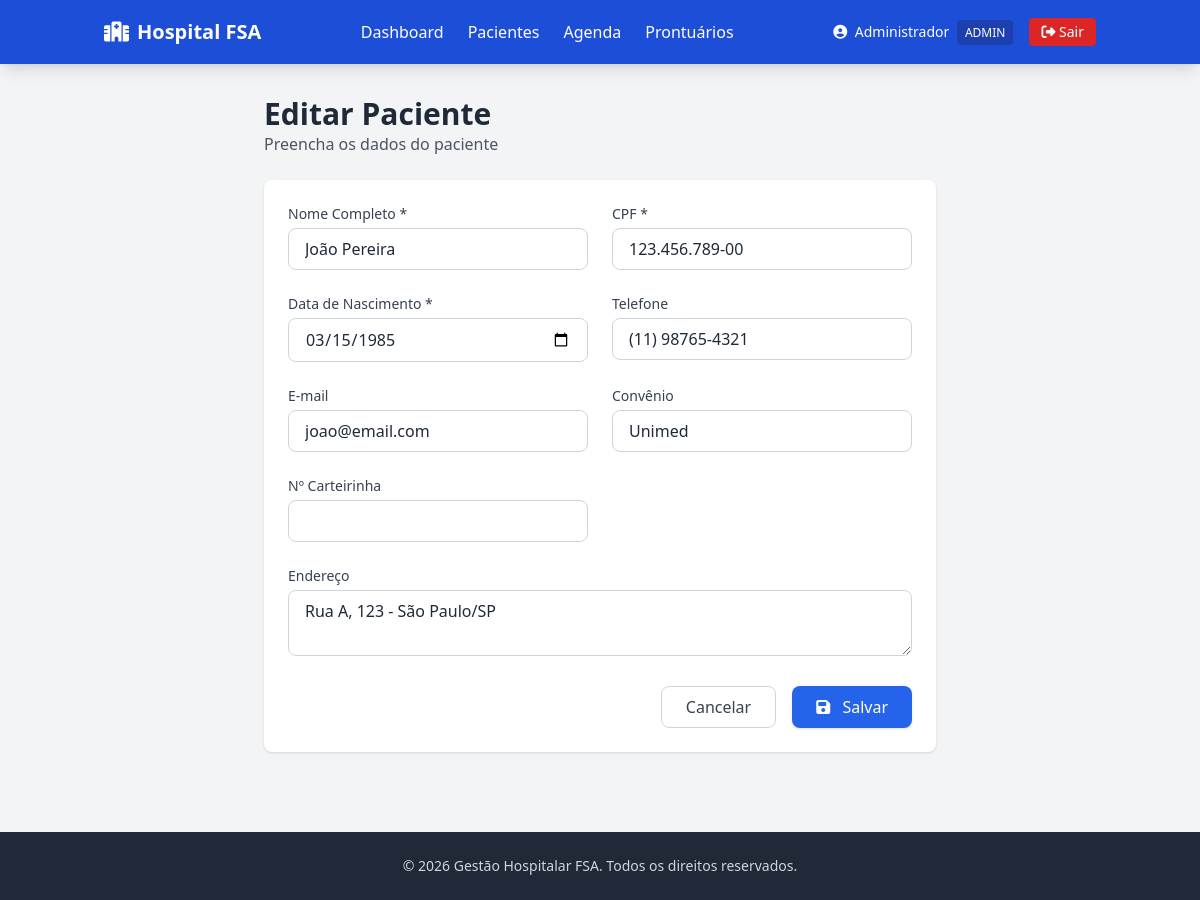
Page /pacientes/editar?id=1 (signed in) on the committed database.
### tables this page shows
CREATE TABLE IF NOT EXISTS pacientes (
    id INT AUTO_INCREMENT PRIMARY KEY,
    nome VARCHAR(255) NOT NULL,
    cpf VARCHAR(14) NOT NULL UNIQUE,
    data_nascimento DATE NOT NULL,
    telefone VARCHAR(20),
    email VARCHAR(255),
    endereco TEXT,
    convenio VARCHAR(100),
    numero_carteirinha VARCHAR(100),
    created_at TIMESTAMP DEFAULT CURRENT_TIMESTAMP,
    updated_at TIMESTAMP DEFAULT CURRENT_TIMESTAMP ON UPDATE CURRENT_TIMESTAMP
);

### app/Controllers/BaseController.php (called while the page is built, shortened)
<?php
abstract class BaseController
{
    protected function render(string $view, array $dados = []): void
    {
        extract($dados);
        require __DIR__ . '/../../views/' . $view . '.php';
    }
}

### app/Controllers/PacienteController.php (called while the page is built, shortened)
<?php
class PacienteController extends BaseController
{
    private Paciente $pacienteModel;
    public function __construct()
    {
        $this->pacienteModel = new Paciente();
    }
    public function editar(): void
    {
        $id = (int) ($_GET['id'] ?? 0);
        $paciente = $this->pacienteModel->buscarPorId($id);
        $this->render('pacientes/form', ['paciente' => $paciente]);
    }
}

### app/autoload.php (called while the page is built, shortened)
<?php
spl_autoload_register(function (string $class): void {
    $prefix = 'App\\';
    $baseDir = __DIR__ . '/';
    $len = strlen($prefix);
    $relativeClass = substr($class, $len);
    $file = $baseDir . str_replace('\\', '/', $relativeClass) . '.php';
});
require_once __DIR__ . '/../config/db.php';

### config/db.php (called while the page is built, shortened)
<?php
class Database
{
    private static ?PDO $instance = null;
    public static function getInstance(): PDO
    {
        if (self::$instance === null) {
            try {
                $dsn = sprintf(
                    'mysql:host=%s;dbname=%s;charset=%s',
                    self::HOST,
                    self::DB_NAME,
                    self::CHARSET
                );
                self::$instance = new PDO($dsn, self::USER, self::PASS, [
                    PDO::ATTR_ERRMODE => PDO::ERRMODE_EXCEPTION,
                    PDO::ATTR_DEFAULT_FETCH_MODE => PDO::FETCH_ASSOC,
                    PDO::ATTR_EMULATE_PREPARES => false,
                ]);
            } catch (PDOException $e) {
                error_log('[DB ERROR] ' . $e->getMessage());
                throw new PDOException('Erro ao conectar com o banco de dados: ' . $e->getMessage());
            }
        }
        return self::$instance;
    }
}

### app/Models/Paciente.php (called while the page is built, shortened)
<?php
class Paciente
{
    private PDO $db;
    public function __construct()
    {
        $this->db = Database::getInstance();
    }
    public function buscarPorId(int $id): ?array
    {
        $stmt = $this->db->prepare('SELECT * FROM pacientes WHERE id = :id LIMIT 1');
        $stmt->execute([':id' => $id]);
        $paciente = $stmt->fetch(PDO::FETCH_ASSOC);
        return $paciente ?: null;
    }
}

### views/pacientes/form.php (the view, shortened to what this page needs)
<div class="max-w-2xl mx-auto">
    <div class="mb-6">
        <h1 class="text-3xl font-bold text-gray-800"><?= $paciente ? 'Editar' : 'Novo' ?> Paciente</h1>
        <p class="text-gray-600">Preencha os dados do paciente</p>
    </div>
    <div class="bg-white rounded-lg shadow p-6">
        <form method="POST" class="space-y-6">
            <div class="grid grid-cols-1 md:grid-cols-2 gap-6">
                <div>
                    <label class="block text-sm font-medium text-gray-700 mb-1">Nome Completo *</label>
                    <input type="text" name="nome" required value="<?= htmlspecialchars($paciente['nome'] ?? '') ?>"
                           class="w-full px-4 py-2 border border-gray-300 rounded-lg focus:ring-2 focus:ring-blue-500 focus:border-blue-500 transition">
                </div>
                <div>
                    <label class="block text-sm font-medium text-gray-700 mb-1">CPF *</label>
                    <input type="text" name="cpf" required value="<?= htmlspecialchars($paciente['cpf'] ?? '') ?>"
                           class="w-full px-4 py-2 border border-gray-300 rounded-lg focus:ring-2 focus:ring-blue-500 focus:border-blue-500 transition">
                </div>
                <div>
                    <label class="block text-sm font-medium text-gray-700 mb-1">Data de Nascimento *</label>
                    <input type="date" name="data_nascimento" required value="<?= htmlspecialchars($paciente['data_nascimento'] ?? '') ?>"
                           class="w-full px-4 py-2 border border-gray-300 rounded-lg focus:ring-2 focus:ring-blue-500 focus:border-blue-500 transition">
                </div>
                <div>
                    <label class="block text-sm font-medium text-gray-700 mb-1">Telefone</label>
                    <input type="text" name="telefone" value="<?= htmlspecialchars($paciente['telefone'] ?? '') ?>"
                           class="w-full px-4 py-2 border border-gray-300 rounded-lg focus:ring-2 focus:ring-blue-500 focus:border-blue-500 transition">
                </div>
                <div>
                    <label class="block text-sm font-medium text-gray-700 mb-1">E-mail</label>
                    <input type="email" name="email" value="<?= htmlspecialchars($paciente['email'] ?? '') ?>"
                           class="w-full px-4 py-2 border border-gray-300 rounded-lg focus:ring-2 focus:ring-blue-500 focus:border-blue-500 transition">
                </div>
                <div>
                    <label class="block text-sm font-medium text-gray-700 mb-1">Convênio</label>
                    <input type="text" name="convenio" value="<?= htmlspecialchars($paciente['convenio'] ?? '') ?>"
                           class="w-full px-4 py-2 border border-gray-300 rounded-lg focus:ring-2 focus:ring-blue-500 focus:border-blue-500 transition">
                </div>
                <div>
                    <label class="block text-sm font-medium text-gray-700 mb-1">Nº Carteirinha</label>
                    <input type="text" name="numero_carteirinha" value="<?= htmlspecialchars($paciente['numero_carteirinha'] ?? '') ?>"
                           class="w-full px-4 py-2 border border-gray-300 rounded-lg focus:ring-2 focus:ring-blue-500 focus:border-blue-500 transition">
                </div>
                <div class="md:col-span-2">
                    <label class="block text-sm font-medium text-gray-700 mb-1">Endereço</label>
                    <textarea name="endereco" rows="2"
                              class="w-full px-4 py-2 border border-gray-300 rounded-lg focus:ring-2 focus:ring-blue-500 focus:border-blue-500 transition"><?= htmlspecialchars($paciente['endereco'] ?? '') ?></textarea>
                </div>
            </div>
            <div class="flex justify-end space-x-4">
                <a href="/pacientes" class="px-6 py-2 border border-gray-300 rounded-lg text-gray-700 hover:bg-gray-50 transition">Cancelar</a>
                <button type="submit" class="px-6 py-2 bg-blue-600 hover:bg-blue-700 text-white rounded-lg transition shadow">
                    <i class="fas fa-save mr-2"></i> Salvar
                </button>
            </div>
        </form>
    </div>
</div>
<?php
require __DIR__ . '/layout.php';
?>

### rows in the picture
pacientes: nome "João Pereira", cpf "123.456.789-00", data_nascimento "03/15/1985", telefone "(11) 98765-4321", email "joao@email.com", convenio "Unimed", endereco "Rua A, 123 - São Paulo/SP"

### other values in the picture
$_SESSION['usuario_nome'] "Administrador"
$_SESSION['usuario_perfil'] "ADMIN"
